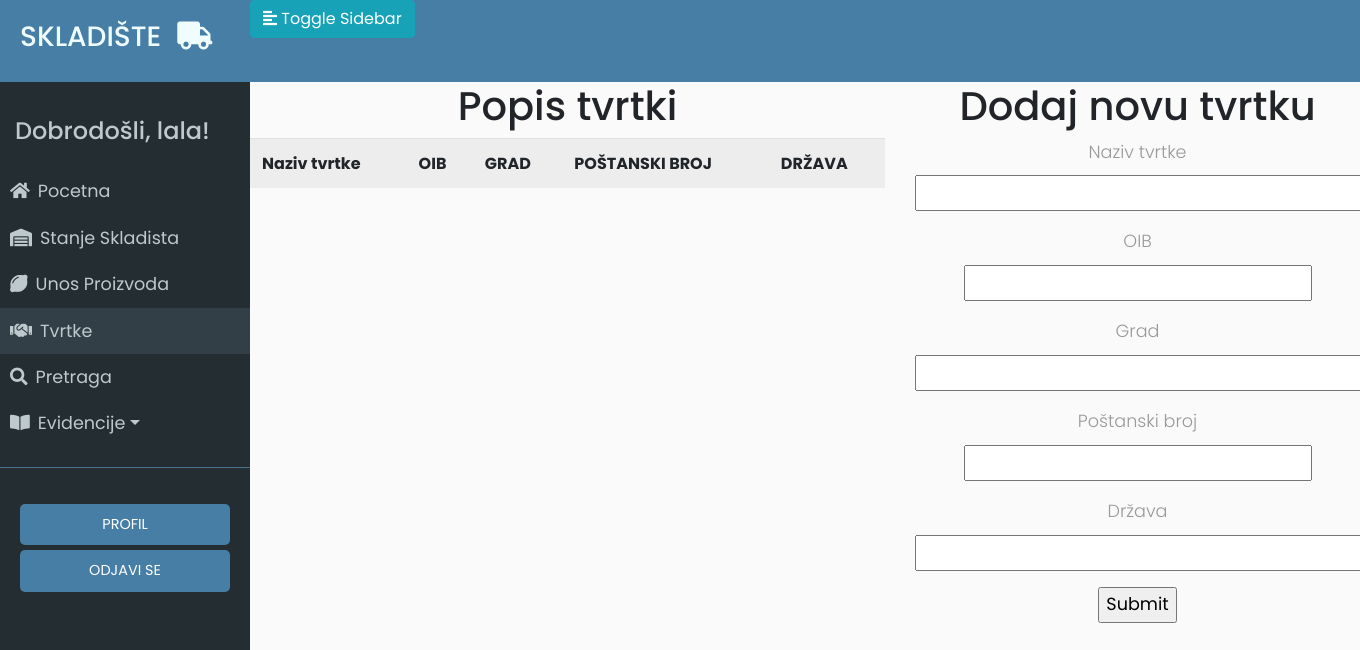
/tvrtke (signed in), run on an earlier commit of the app's database.
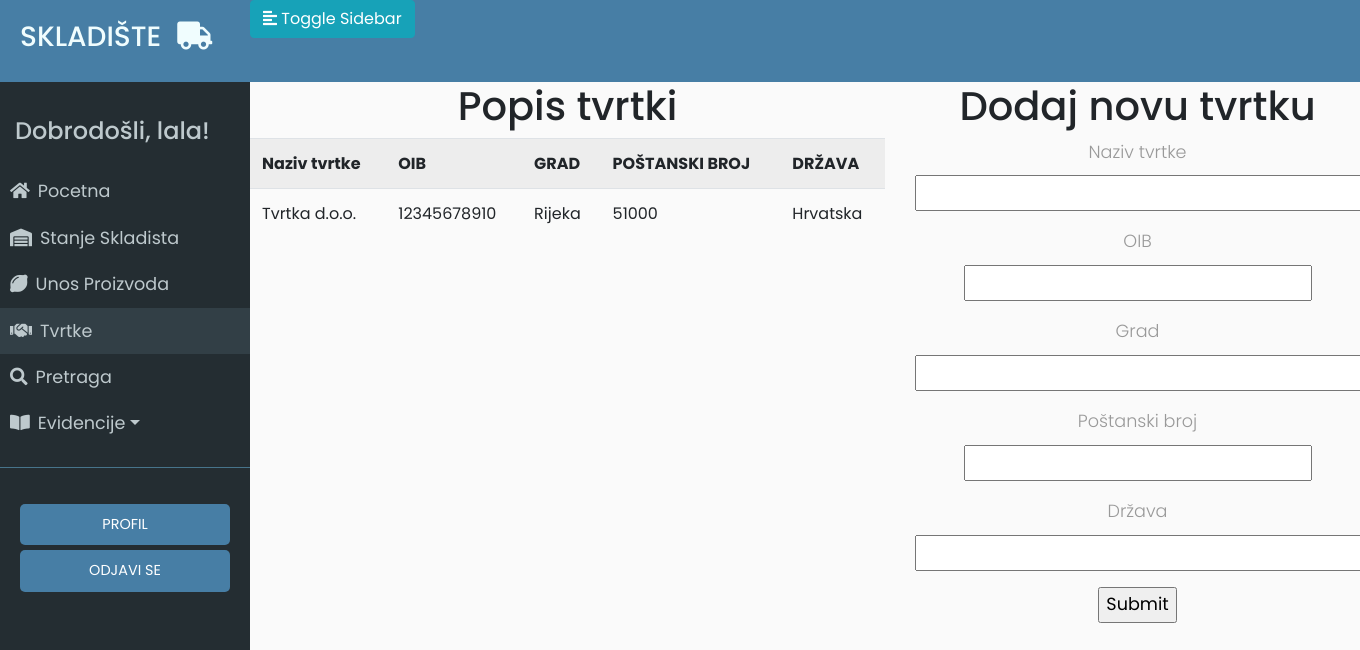
And on a later commit of the database.
### app/models.py (models this page shows)
class Tvrtka(db.Model):
	id = db.Column(db.Integer, primary_key=True)
	name = db.Column(db.String(64))
	oib = db.Column(db.Integer, unique=True)
	grad = db.Column(db.String(64))
	p_broj = db.Column(db.Integer)
	drzava = db.Column(db.String(64))
	evidencija = db.relationship('Evidencija', backref='tvrtka', lazy='dynamic')

### app/routes.py (the view, shortened to what this page needs)
@app.route('/tvrtke', methods=['GET', 'POST'])
@login_required
def tvrtke():
	form = UnosTvrtkeForm()
	tvrtke = Tvrtka.query.all()
	return render_template('tvrtke.html', title='Dodaj tvrtku', form=form, tvrtke=tvrtke)

### app/forms.py (shortened to what this page needs)
class UnosTvrtkeForm(FlaskForm):
	name = StringField('Naziv tvrtke', validators=[DataRequired()])
	oib = IntegerField('OIB', validators=[DataRequired()])
	grad = StringField('Grad', validators=[DataRequired()])
	p_broj = IntegerField('Poštanski broj', validators=[DataRequired()])
	drzava = StringField('Država', validators=[DataRequired()])
	submit = SubmitField()

### app/models.py (called while the page is built)
@login.user_loader
def load_user(id):
	return User.query.get(int(id))

### app/routes.py (called while the page is built)
@app.before_request
def before_request():
	if current_user.is_authenticated:
		current_user.last_seen = datetime.utcnow()
		db.session.commit()

### app/templates/tvrtke.html (shortened to what this page needs)
{% extends "base.html" %}
{% block dobavljaci %}active{% endblock %}
{% block content %}
<div class="row">
    <div class="col-md-7">
    <h1>Popis tvrtki</h1>
    <table class="table table-striped">
        <tr>
            <th>Naziv tvrtke</th>
            <th>OIB</th>
            <th>GRAD</th>
            <th>POŠTANSKI BROJ</th>
            <th>DRŽAVA</th>
        </tr>
    {% for tvrtka in tvrtke %}
        <tr>
            <td>{{ tvrtka.name }}</td>
            <td>{{ tvrtka.oib }}</td>
            <td>{{ tvrtka.grad }}</td>
            <td>{{ tvrtka.p_broj }}</td>
            <td>{{ tvrtka.drzava }}</td>
        </tr>
    {% endfor %}
    </table>
    </div>
    <div class="col-md-5">
    <h1>Dodaj novu tvrtku</h1>
    <form action="" method="post" novalidate="">
        <p>
            {{ form.name.label }}<br>
            {{ form.name(size=32) }}
        </p>
        <p>
            {{ form.oib.label }}<br>
            {{ form.oib(size=32) }}
        </p>
        <p>
            {{ form.grad.label }}<br>
            {{ form.grad(size=32) }}
        </p>
        <p>
            {{ form.p_broj.label }}<br>
            {{ form.p_broj(size=32) }}
        </p>
        <p>
            {{ form.drzava.label }}<br>
            {{ form.drzava(size=32) }}
        </p>
        <p>{{ form.submit() }}</p>
    </form>
    </div>
</div>
{% endblock %}

What changed in the data, as far as the page shows it:
added Tvrtka: name "Tvrtka d.o.o.", oib "12345678910", grad "Rijeka", p_broj "51000", drzava "Hrvatska"
